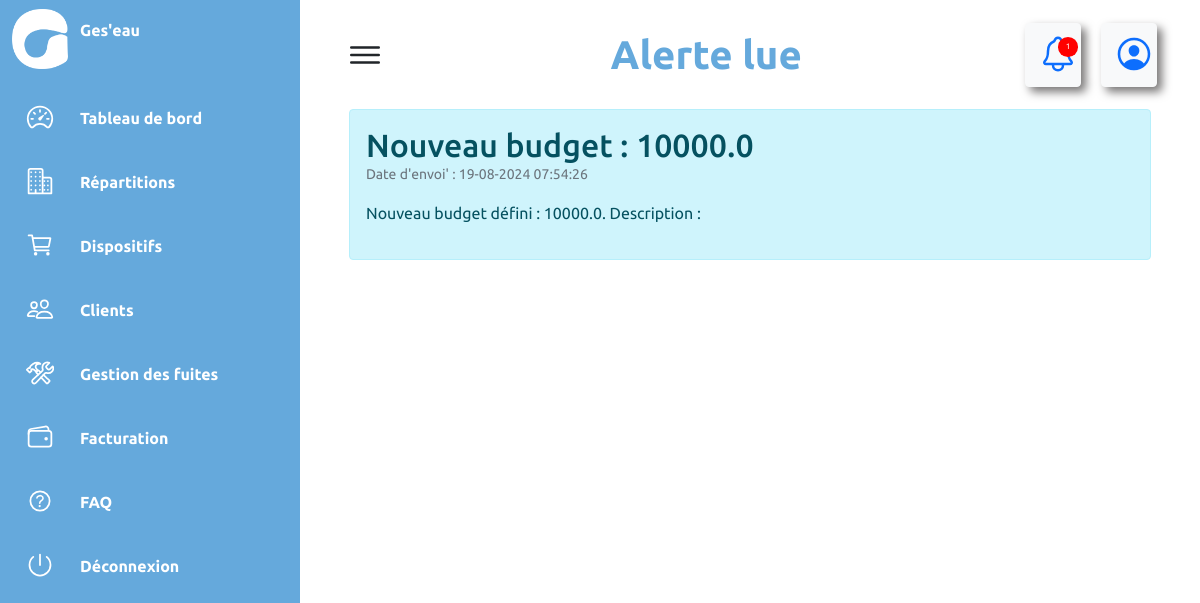
The page /alert/1/ (signed in) on the database its author committed.
### conso/models.py (models this page shows, shortened)
class Alert(models.Model):
    entreprise = models.ForeignKey(Entreprise, on_delete=models.CASCADE, default=None)
    intitule = models.CharField(max_length=255)
    contenu = models.TextField()
    date_creation = models.DateTimeField(auto_now_add=True)
    is_read = models.BooleanField(default=False)

### conso/views.py (the view)
# urls.py: path('alert/<str:pk>/', views.read_alert, name='read_alert'),
@login_required
def read_alert(request, pk):
    user_id = request.user.id
    user_entreprise_id = get_object_or_404(Entreprise, user_id=user_id)
    alert = get_object_or_404(Alert, id=pk)
    if not alert.is_read:
        alert.is_read = True
        alert.save()
    alert_count = Alert.objects.filter(entreprise=user_entreprise_id, is_read=False).count()
    return render(request, 'conso/alert/lecture.html', {'alert': alert,'alert_count':alert_count})

### conso/templates/conso/alert/lecture.html
{% extends 'base.html' %}
{% block etatactuel %}
    Alerte lue
{% endblock etatactuel %}
{% block content %}
        <div class="alert alert-info">
            <div class="alert-header">
                <h2>{{ alert.intitule }}</h2>
                <p class="alert-date">Date d'envoi' : {{ alert.date_creation|date:"d-m-Y H:i:s" }}</p>
            </div>
            <div class="alert-body">
                <p class="alert-message">{{ alert.contenu }}</p>
            </div>
        </div>
{% endblock content %}

### Geseau/static/css/style.css (style rules this page uses)
* { font-family: "Ubuntu", "sans-serif"; margin: 0; padding: 0; box-sizing: border-box; }
:root { --blue: #65a9dc; --white: #fff; --gray: #f5f5f5; --black1: #222; --black2: #999; }
body { min-height: 100vh; overflow-x: hidden; }
.alert { background-color: #f8d7da; border-color: #f5c6cb; color: #721c24; padding: 20px; margin-bottom: 20px; }
.alert-header { margin-bottom: 10px; }
.alert-header h2 { margin: 0; }
.alert-date { font-size: 14px; color: #6c757d; }
.alert-body { line-height: 1.6; }

### Geseau/static/css/styles.css (style rules this page uses)
* { margin: 0; padding: 0; box-sizing: border-box; font-family: 'Ubuntu', sans-serif; }
body { display: flex; height: 100vh; background: #f0f5fd; }

### rows shown on the page
Alert: intitule "Nouveau budget : 10000.0", date_creation "19-08-2024 07:54:26", contenu "Nouveau budget défini : 10000.0. Description :"

### other values the page prints
{{ alert_count }} "1"
